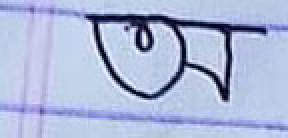
#> input picture Letter quality manual/test.jpg, 144 x 69 px (shown 2 times larger)
$ python detect_circle.py
#> lines starting #> are read from the running program, lines starting #| are printed output that depends on the picture; after the words box and inside, x2 and y2 are one past the last pixel; in counts of white or black regions, pixels touching at a corner belong together
# -*- coding: utf-8 -*-
"""
Created on Sat Feb 19 10:02:33 2022

@author: Raiya
"""

import numpy as np
import cv2


# Read image
img = cv2.imread('test.jpg', cv2.IMREAD_COLOR)
#> img is the input picture: shape (69, 144, 3); mean B, G, R 216.9, 184.1, 172.7
# Convert the image to gray-scale
gray = cv2.cvtColor(img, cv2.COLOR_BGR2GRAY)
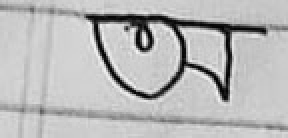
#> gray: shape (69, 144) (shown 2 times larger); min 2, max 247, mean 184.5


gray = cv2.adaptiveThreshold(gray,255,cv2.ADAPTIVE_THRESH_GAUSSIAN_C,\
            cv2.THRESH_BINARY,25,60)
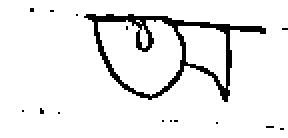
#> gray: shape (69, 144) (shown 2 times larger); 92.6% white; black in thin lines or dots, all inside (x1, y1, x2, y2) = (11, 4, 144, 65)

# Find the edges in the image using canny detector
edges = cv2.Canny(gray, 50, 200)
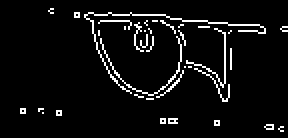
#> edges: shape (69, 144) (shown 2 times larger); 5.6% white in thin lines or dots, all inside (x1, y1, x2, y2) = (10, 4, 144, 66)
# Detect points that form a line
lines = cv2.HoughLinesP(edges, 1, np.pi/180, 50, minLineLength=10, maxLineGap=250)
#> lines = [[24, 5, 143, 13]]
# Draw lines on the image
for line in lines:
    x1, y1, x2, y2 = line[0]
    cv2.line(img, (x1, y1), (x2, y2), (255, 0, 0), 3)
#> this loop made 1 pass
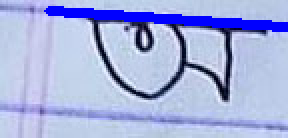
#> img: shape (69, 144, 3) (shown 2 times larger); 6.07% of pixels changed, all inside (x1, y1, x2, y2) = (22, 3, 144, 16)
# Show result
cv2.imshow("Result Image", img)

#waits for user to press any key
#(this is necessary to avoid Python kernel form crashing)
cv2.waitKey(0)

#closing all open windows
cv2.destroyAllWindows()


# Read image as gray-scale
img = cv2.imread('test.jpg', cv2.IMREAD_COLOR)
# Convert to gray-scale
gray = cv2.cvtColor(img, cv2.COLOR_BGR2GRAY)
# Blur the image to reduce noise
img_blur = cv2.medianBlur(gray, 5)
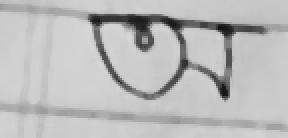
#> img_blur: shape (69, 144) (shown 2 times larger); min 19, max 215, mean 186.8
# Apply hough transform on the image
circles = cv2.HoughCircles(img_blur, cv2.HOUGH_GRADIENT, 1, img.shape[0]/64, param1=150, param2=30, minRadius=1, maxRadius=30)
#> circles = [[72.5, 27.5, 20.2], [70.5, 27.5, 19.1], [75.5, 25.5, 20.4], [72.5, 25.5, 18]]
# Draw detected circles
if circles is not None:
    circles = np.uint16(np.around(circles))
#> circles = [[72, 28, 20], [70, 28, 19], [76, 26, 20], [72, 26, 18]]
    for i in circles[0, :]:
        # Draw outer circle
        cv2.circle(img, (i[0], i[1]), i[2], (0, 255, 0), 2)
        # Draw inner circle
        cv2.circle(img, (i[0], i[1]), 2, (0, 0, 255), 3)
#> this loop made 4 passes
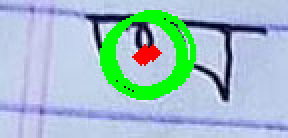
#> img: shape (69, 144, 3) (shown 2 times larger); 9.75% of pixels changed, all inside (x1, y1, x2, y2) = (50, 5, 98, 50)

# Show result
cv2.imshow("Result Image", img)

#waits for user to press any key
#(this is necessary to avoid Python kernel form crashing)
cv2.waitKey(0)

#closing all open windows
cv2.destroyAllWindows()
